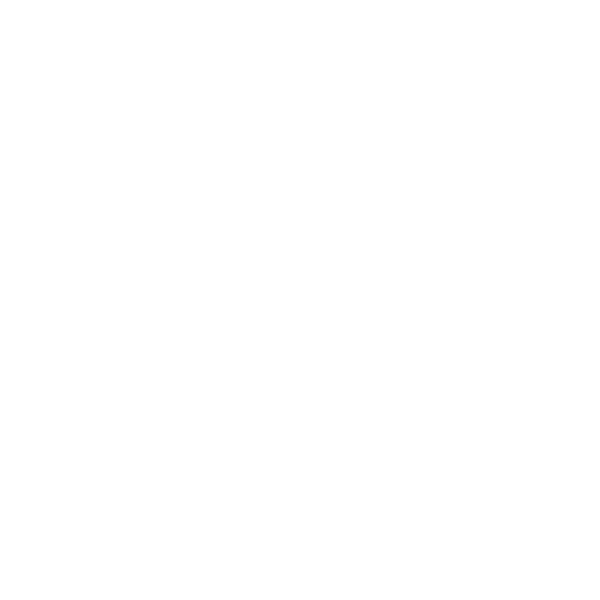
Frame 1 (no input)
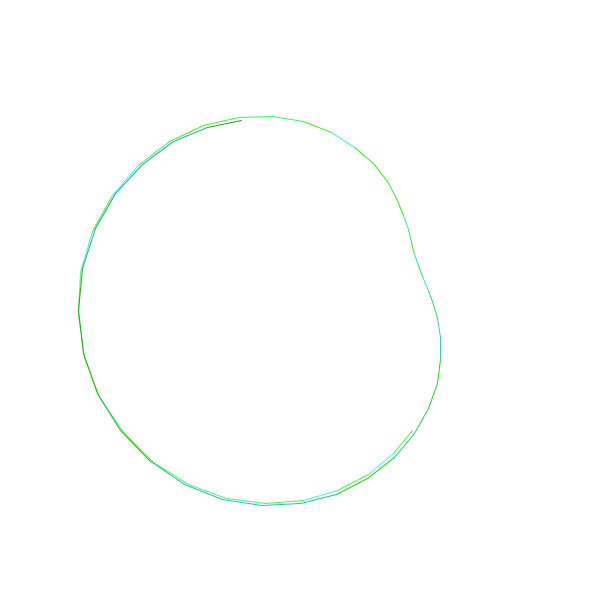
Frame 60 (the mouse pressed at the canvas centre just before this capture)
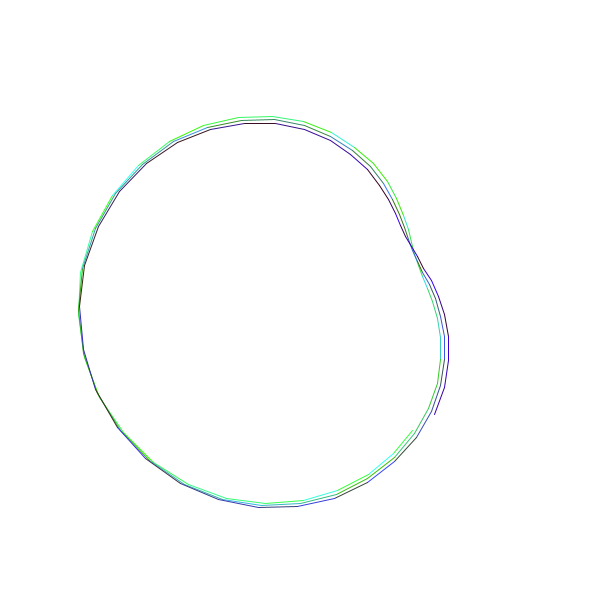
Frame 120 (the mouse held since frame 60 and released just before this capture)

The Processing sketch that drew these frames (run headless with seeded random() and noise(); from frame 60 on, the mouse is pressed at the canvas centre):

// Processing sketch: processing_71335
// ── processing_71335.pde

float p = 0, q = 1000, x, y, r = 20;
  
void setup() {
  size(600,600);
  background(0);
  smooth();
  noFill();
  frameRate(1000);

}
 
void draw() {
  strokeWeight(1);
  stroke(55, 100 + 200 * sin(r/10), random(255));//colors
  x = 300+ 173 *cos(r)-50*cos(r*155/77);
  y = 300+ 173*sin(r)-50*sin(r*155/77);
  if(p > 0)
    line(p, q, x, y);
  else background(255);
  p = x;
  q = y;
  r+= PI/20;
}
 
void mouseDragged() {
  if (key == '1') {
     strokeWeight(5);
  }
  else if (key == '2') {
     strokeWeight(3);
  }
  else if (key == '3') {
  
  }
  else {
  }
}
 
void mousePressed() {
  if (key == '1') {
  }
  else if (key == '2') {
     strokeWeight(1);
  }
  else if (key == '3') {
     strokeWeight(1);
  }

  else {
     
  }
}
//background change  
void keyPressed() {
  if (key == 'q') {
      strokeWeight(1);
  stroke(55, 100 + 200 * sin(r/10), random(255));//colors
  x = 300+ 173 *cos(r)-50*cos(r*155/77);
  y = 300+ 173*sin(r)-50*sin(r*155/77);
  if(p > 0)
    line(p, q, x, y);
  else background(255);
  p = x;
  q = y;
  r+= PI/20;
    
  }
  
  else if (key == 'w') {
     strokeWeight(2);
  }
  if (key == 'e') {
    fill (0, 255, 0);
  }
  if (key == 'r') {
    fill (0, 0, 255);
  }
  if (key == 't') {
    fill (random(256), random(256), random(256));
  }
}
